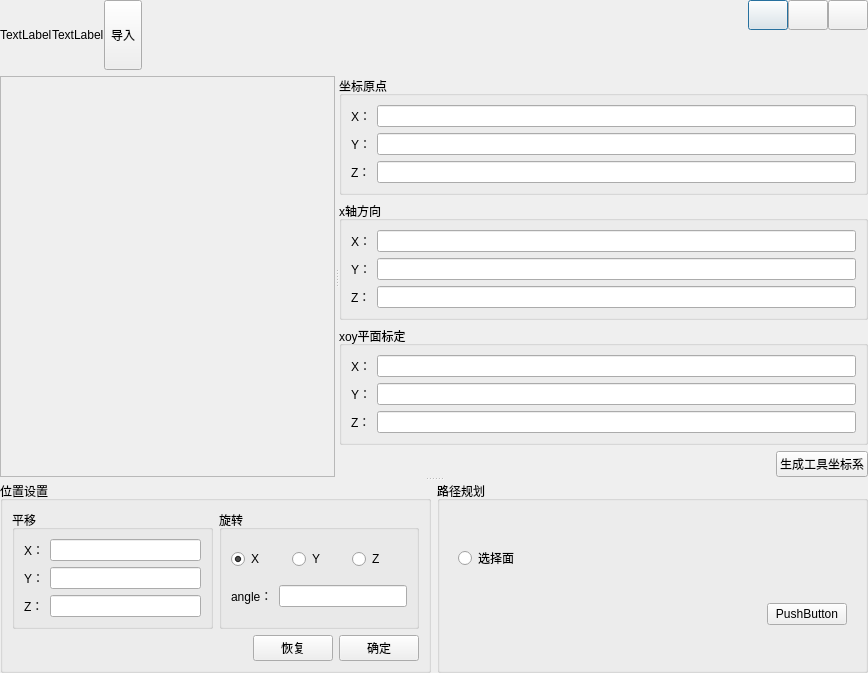
<?xml version="1.0" encoding="UTF-8"?>
<ui version="4.0">
 <class>DetecSting</class>
 <widget class="QDialog" name="DetecSting">
  <property name="geometry">
   <rect>
    <x>0</x>
    <y>0</y>
    <width>868</width>
    <height>673</height>
   </rect>
  </property>
  <property name="windowTitle">
   <string>Dialog</string>
  </property>
  <layout class="QGridLayout" name="gridLayout">
   <property name="leftMargin">
    <number>0</number>
   </property>
   <property name="topMargin">
    <number>0</number>
   </property>
   <property name="rightMargin">
    <number>0</number>
   </property>
   <property name="bottomMargin">
    <number>0</number>
   </property>
   <item row="0" column="0">
    <widget class="QWidget" name="widgetTitle" native="true">
     <property name="enabled">
      <bool>true</bool>
     </property>
     <property name="sizePolicy">
      <sizepolicy hsizetype="Preferred" vsizetype="Fixed">
       <horstretch>0</horstretch>
       <verstretch>0</verstretch>
      </sizepolicy>
     </property>
     <layout class="QHBoxLayout" name="horizontalLayout_20">
      <property name="spacing">
       <number>0</number>
      </property>
      <property name="leftMargin">
       <number>0</number>
      </property>
      <property name="topMargin">
       <number>0</number>
      </property>
      <property name="rightMargin">
       <number>0</number>
      </property>
      <property name="bottomMargin">
       <number>0</number>
      </property>
      <item>
       <widget class="QLabel" name="label_icon">
        <property name="text">
         <string>TextLabel</string>
        </property>
       </widget>
      </item>
      <item>
       <widget class="QLabel" name="label_text">
        <property name="text">
         <string>TextLabel</string>
        </property>
       </widget>
      </item>
      <item>
       <widget class="QWidget" name="widgettop" native="true">
        <property name="sizePolicy">
         <sizepolicy hsizetype="Preferred" vsizetype="Expanding">
          <horstretch>0</horstretch>
          <verstretch>0</verstretch>
         </sizepolicy>
        </property>
        <layout class="QHBoxLayout" name="horizontalLayout_21">
         <property name="spacing">
          <number>0</number>
         </property>
         <property name="leftMargin">
          <number>0</number>
         </property>
         <property name="topMargin">
          <number>0</number>
         </property>
         <property name="rightMargin">
          <number>0</number>
         </property>
         <property name="bottomMargin">
          <number>0</number>
         </property>
         <item>
          <widget class="QToolButton" name="toolButton_loop">
           <property name="sizePolicy">
            <sizepolicy hsizetype="Fixed" vsizetype="Expanding">
             <horstretch>0</horstretch>
             <verstretch>0</verstretch>
            </sizepolicy>
           </property>
           <property name="text">
            <string>导入</string>
           </property>
          </widget>
         </item>
        </layout>
       </widget>
      </item>
      <item>
       <spacer name="horizontalSpacer_4">
        <property name="orientation">
         <enum>Qt::Horizontal</enum>
        </property>
        <property name="sizeHint" stdset="0">
         <size>
          <width>434</width>
          <height>20</height>
         </size>
        </property>
       </spacer>
      </item>
      <item>
       <layout class="QGridLayout" name="gridLayout_2">
        <item row="0" column="0">
         <widget class="QPushButton" name="pushButton_min">
          <property name="minimumSize">
           <size>
            <width>30</width>
            <height>30</height>
           </size>
          </property>
          <property name="text">
           <string/>
          </property>
         </widget>
        </item>
        <item row="0" column="1">
         <widget class="QPushButton" name="pushButton_max">
          <property name="minimumSize">
           <size>
            <width>30</width>
            <height>30</height>
           </size>
          </property>
          <property name="text">
           <string/>
          </property>
         </widget>
        </item>
        <item row="0" column="2">
         <widget class="QPushButton" name="pushButton_close">
          <property name="minimumSize">
           <size>
            <width>30</width>
            <height>30</height>
           </size>
          </property>
          <property name="text">
           <string/>
          </property>
         </widget>
        </item>
        <item row="1" column="1">
         <spacer name="verticalSpacer">
          <property name="orientation">
           <enum>Qt::Vertical</enum>
          </property>
          <property name="sizeHint" stdset="0">
           <size>
            <width>20</width>
            <height>40</height>
           </size>
          </property>
         </spacer>
        </item>
       </layout>
      </item>
     </layout>
    </widget>
   </item>
   <item row="1" column="0">
    <widget class="QSplitter" name="splitterV">
     <property name="orientation">
      <enum>Qt::Vertical</enum>
     </property>
     <widget class="QSplitter" name="splitterH">
      <property name="orientation">
       <enum>Qt::Horizontal</enum>
      </property>
      <widget class="QFrame" name="frame_3d">
       <property name="frameShape">
        <enum>QFrame::StyledPanel</enum>
       </property>
       <property name="frameShadow">
        <enum>QFrame::Raised</enum>
       </property>
      </widget>
      <widget class="QWidget" name="widget" native="true">
       <layout class="QVBoxLayout" name="verticalLayout_4">
        <item>
         <widget class="QGroupBox" name="groupBox">
          <property name="title">
           <string>坐标原点</string>
          </property>
          <layout class="QVBoxLayout" name="verticalLayout">
           <item>
            <layout class="QHBoxLayout" name="horizontalLayout_2">
             <item>
              <widget class="QLabel" name="label">
               <property name="text">
                <string>X：</string>
               </property>
              </widget>
             </item>
             <item>
              <widget class="QLineEdit" name="lineEdit_tool_org_x"/>
             </item>
            </layout>
           </item>
           <item>
            <layout class="QHBoxLayout" name="horizontalLayout_3">
             <item>
              <widget class="QLabel" name="label_2">
               <property name="text">
                <string>Y：</string>
               </property>
              </widget>
             </item>
             <item>
              <widget class="QLineEdit" name="lineEdit_tool_org_y"/>
             </item>
            </layout>
           </item>
           <item>
            <layout class="QHBoxLayout" name="horizontalLayout_4">
             <item>
              <widget class="QLabel" name="label_3">
               <property name="text">
                <string>Z：</string>
               </property>
              </widget>
             </item>
             <item>
              <widget class="QLineEdit" name="lineEdit_tool_org_z"/>
             </item>
            </layout>
           </item>
          </layout>
         </widget>
        </item>
        <item>
         <widget class="QGroupBox" name="groupBox_xdir">
          <property name="title">
           <string>x轴方向</string>
          </property>
          <layout class="QVBoxLayout" name="verticalLayout_2">
           <item>
            <layout class="QHBoxLayout" name="horizontalLayout_5">
             <item>
              <widget class="QLabel" name="label_4">
               <property name="text">
                <string>X：</string>
               </property>
              </widget>
             </item>
             <item>
              <widget class="QLineEdit" name="lineEdit_tool_xdir_x"/>
             </item>
            </layout>
           </item>
           <item>
            <layout class="QHBoxLayout" name="horizontalLayout_6">
             <item>
              <widget class="QLabel" name="label_5">
               <property name="text">
                <string>Y：</string>
               </property>
              </widget>
             </item>
             <item>
              <widget class="QLineEdit" name="lineEdit_tool_xdir_y"/>
             </item>
            </layout>
           </item>
           <item>
            <layout class="QHBoxLayout" name="horizontalLayout_7">
             <item>
              <widget class="QLabel" name="label_6">
               <property name="text">
                <string>Z：</string>
               </property>
              </widget>
             </item>
             <item>
              <widget class="QLineEdit" name="lineEdit_tool_xdir_z"/>
             </item>
            </layout>
           </item>
          </layout>
         </widget>
        </item>
        <item>
         <widget class="QGroupBox" name="groupBox_xoy">
          <property name="title">
           <string>xoy平面标定</string>
          </property>
          <layout class="QVBoxLayout" name="verticalLayout_3">
           <item>
            <layout class="QHBoxLayout" name="horizontalLayout_8">
             <item>
              <widget class="QLabel" name="label_7">
               <property name="text">
                <string>X：</string>
               </property>
              </widget>
             </item>
             <item>
              <widget class="QLineEdit" name="lineEdit_tool_xoy_x"/>
             </item>
            </layout>
           </item>
           <item>
            <layout class="QHBoxLayout" name="horizontalLayout_9">
             <item>
              <widget class="QLabel" name="label_8">
               <property name="text">
                <string>Y：</string>
               </property>
              </widget>
             </item>
             <item>
              <widget class="QLineEdit" name="lineEdit_tool_xoy_y"/>
             </item>
            </layout>
           </item>
           <item>
            <layout class="QHBoxLayout" name="horizontalLayout_10">
             <item>
              <widget class="QLabel" name="label_9">
               <property name="text">
                <string>Z：</string>
               </property>
              </widget>
             </item>
             <item>
              <widget class="QLineEdit" name="lineEdit_tool_xoy_z"/>
             </item>
            </layout>
           </item>
          </layout>
         </widget>
        </item>
        <item>
         <layout class="QHBoxLayout" name="horizontalLayout">
          <item>
           <spacer name="horizontalSpacer">
            <property name="orientation">
             <enum>Qt::Horizontal</enum>
            </property>
            <property name="sizeHint" stdset="0">
             <size>
              <width>40</width>
              <height>20</height>
             </size>
            </property>
           </spacer>
          </item>
          <item>
           <widget class="QPushButton" name="pushButton_tool_axis">
            <property name="text">
             <string>生成工具坐标系</string>
            </property>
           </widget>
          </item>
         </layout>
        </item>
       </layout>
      </widget>
     </widget>
     <widget class="QWidget" name="widget_setting" native="true">
      <layout class="QHBoxLayout" name="horizontalLayout_19">
       <item>
        <widget class="QGroupBox" name="groupBox_5">
         <property name="title">
          <string>位置设置</string>
         </property>
         <layout class="QVBoxLayout" name="verticalLayout_9">
          <item>
           <layout class="QHBoxLayout" name="horizontalLayout_13">
            <item>
             <widget class="QGroupBox" name="groupBox_6">
              <property name="title">
               <string>平移</string>
              </property>
              <layout class="QVBoxLayout" name="verticalLayout_6">
               <item>
                <layout class="QHBoxLayout" name="horizontalLayout_14">
                 <item>
                  <widget class="QLabel" name="label_11">
                   <property name="text">
                    <string>X：</string>
                   </property>
                  </widget>
                 </item>
                 <item>
                  <widget class="QLineEdit" name="lineEdit_tool_trans_x"/>
                 </item>
                </layout>
               </item>
               <item>
                <layout class="QHBoxLayout" name="horizontalLayout_16">
                 <item>
                  <widget class="QLabel" name="label_13">
                   <property name="text">
                    <string>Y：</string>
                   </property>
                  </widget>
                 </item>
                 <item>
                  <widget class="QLineEdit" name="lineEdit_tool_trans_y"/>
                 </item>
                </layout>
               </item>
               <item>
                <layout class="QHBoxLayout" name="horizontalLayout_15">
                 <item>
                  <widget class="QLabel" name="label_12">
                   <property name="text">
                    <string>Z：</string>
                   </property>
                  </widget>
                 </item>
                 <item>
                  <widget class="QLineEdit" name="lineEdit_tool_trans_z"/>
                 </item>
                </layout>
               </item>
              </layout>
             </widget>
            </item>
            <item>
             <widget class="QGroupBox" name="groupBox_7">
              <property name="title">
               <string>旋转</string>
              </property>
              <layout class="QVBoxLayout" name="verticalLayout_5">
               <item>
                <layout class="QHBoxLayout" name="horizontalLayout_11">
                 <item>
                  <widget class="QRadioButton" name="radioButton_x">
                   <property name="text">
                    <string>X</string>
                   </property>
                   <property name="checked">
                    <bool>true</bool>
                   </property>
                  </widget>
                 </item>
                 <item>
                  <widget class="QRadioButton" name="radioButton_y">
                   <property name="text">
                    <string>Y</string>
                   </property>
                  </widget>
                 </item>
                 <item>
                  <widget class="QRadioButton" name="radioButton_z">
                   <property name="text">
                    <string>Z</string>
                   </property>
                  </widget>
                 </item>
                </layout>
               </item>
               <item>
                <layout class="QHBoxLayout" name="horizontalLayout_12">
                 <item>
                  <widget class="QLabel" name="label_10">
                   <property name="text">
                    <string>angle：</string>
                   </property>
                  </widget>
                 </item>
                 <item>
                  <widget class="QLineEdit" name="lineEdit__tool_rot_x"/>
                 </item>
                </layout>
               </item>
              </layout>
             </widget>
            </item>
           </layout>
          </item>
          <item>
           <layout class="QHBoxLayout" name="horizontalLayout_17">
            <item>
             <spacer name="horizontalSpacer_3">
              <property name="orientation">
               <enum>Qt::Horizontal</enum>
              </property>
              <property name="sizeHint" stdset="0">
               <size>
                <width>40</width>
                <height>20</height>
               </size>
              </property>
             </spacer>
            </item>
            <item>
             <widget class="QPushButton" name="pushButton_tool_rot">
              <property name="text">
               <string>恢复</string>
              </property>
             </widget>
            </item>
            <item>
             <widget class="QPushButton" name="pushButton_tool_trans">
              <property name="text">
               <string>确定</string>
              </property>
             </widget>
            </item>
           </layout>
          </item>
         </layout>
        </widget>
       </item>
       <item>
        <widget class="QGroupBox" name="groupBox_4">
         <property name="title">
          <string>路径规划</string>
         </property>
         <layout class="QVBoxLayout" name="verticalLayout_7">
          <item>
           <widget class="QStackedWidget" name="stackedWidget_path">
            <property name="currentIndex">
             <number>8</number>
            </property>
            <widget class="QWidget" name="page_box">
             <layout class="QVBoxLayout" name="verticalLayout_10">
              <item>
               <layout class="QGridLayout" name="gridLayout_3">
                <item row="0" column="0">
                 <widget class="QRadioButton" name="radioButton_up_edge">
                  <property name="text">
                   <string>上边缘</string>
                  </property>
                 </widget>
                </item>
                <item row="0" column="1">
                 <widget class="QRadioButton" name="radioButton_down_edge">
                  <property name="text">
                   <string>下边缘</string>
                  </property>
                 </widget>
                </item>
                <item row="0" column="2">
                 <widget class="QRadioButton" name="radioButton_up_surface">
                  <property name="text">
                   <string>上表面</string>
                  </property>
                 </widget>
                </item>
                <item row="1" column="0">
                 <widget class="QRadioButton" name="radioButton_right_surface">
                  <property name="text">
                   <string>右侧面</string>
                  </property>
                 </widget>
                </item>
                <item row="1" column="1">
                 <widget class="QRadioButton" name="radioButton_left_surface">
                  <property name="text">
                   <string>左侧面</string>
                  </property>
                 </widget>
                </item>
                <item row="0" column="3">
                 <widget class="QRadioButton" name="radioButton_front_surface">
                  <property name="text">
                   <string>前侧面</string>
                  </property>
                 </widget>
                </item>
                <item row="1" column="2">
                 <widget class="QRadioButton" name="radioButton_back_surface">
                  <property name="text">
                   <string>后侧面</string>
                  </property>
                 </widget>
                </item>
               </layout>
              </item>
              <item>
               <layout class="QHBoxLayout" name="horizontalLayout_23">
                <item>
                 <spacer name="horizontalSpacer_5">
                  <property name="orientation">
                   <enum>Qt::Horizontal</enum>
                  </property>
                  <property name="sizeHint" stdset="0">
                   <size>
                    <width>40</width>
                    <height>20</height>
                   </size>
                  </property>
                 </spacer>
                </item>
                <item>
                 <widget class="QPushButton" name="pushButton_tool_plan">
                  <property name="text">
                   <string>确定</string>
                  </property>
                 </widget>
                </item>
               </layout>
              </item>
             </layout>
            </widget>
            <widget class="QWidget" name="page_wedge">
             <layout class="QVBoxLayout" name="verticalLayout_8">
              <item>
               <layout class="QHBoxLayout" name="horizontalLayout_18">
                <item>
                 <widget class="QRadioButton" name="radioButton_wedg_edge">
                  <property name="text">
                   <string>上边缘</string>
                  </property>
                 </widget>
                </item>
                <item>
                 <widget class="QRadioButton" name="radioButton_wedge_upface">
                  <property name="text">
                   <string>上表面</string>
                  </property>
                 </widget>
                </item>
               </layout>
              </item>
              <item>
               <layout class="QHBoxLayout" name="horizontalLayout_22">
                <item>
                 <spacer name="horizontalSpacer_2">
                  <property name="orientation">
                   <enum>Qt::Horizontal</enum>
                  </property>
                  <property name="sizeHint" stdset="0">
                   <size>
                    <width>40</width>
                    <height>20</height>
                   </size>
                  </property>
                 </spacer>
                </item>
                <item>
                 <widget class="QPushButton" name="pushButton_wedge_ok">
                  <property name="text">
                   <string>确定</string>
                  </property>
                 </widget>
                </item>
               </layout>
              </item>
             </layout>
            </widget>
            <widget class="QWidget" name="page_fancylinder">
             <layout class="QVBoxLayout" name="verticalLayout_12">
              <item>
               <layout class="QGridLayout" name="gridLayout_4">
                <item row="0" column="0">
                 <widget class="QRadioButton" name="radioButton_fancylinder_upedge">
                  <property name="text">
                   <string>上边缘</string>
                  </property>
                 </widget>
                </item>
                <item row="0" column="1">
                 <widget class="QRadioButton" name="radioButton_fancylinder_upface">
                  <property name="text">
                   <string>上表面</string>
                  </property>
                 </widget>
                </item>
                <item row="0" column="2">
                 <widget class="QRadioButton" name="radioButton_fancylinder_arcface">
                  <property name="text">
                   <string>弧面</string>
                  </property>
                 </widget>
                </item>
                <item row="1" column="0">
                 <widget class="QRadioButton" name="radioButton_fancylinder_backface">
                  <property name="text">
                   <string>后侧面</string>
                  </property>
                 </widget>
                </item>
                <item row="1" column="1">
                 <widget class="QRadioButton" name="radioButton_fancylinder_fontface">
                  <property name="text">
                   <string>前侧面</string>
                  </property>
                 </widget>
                </item>
               </layout>
              </item>
              <item>
               <layout class="QHBoxLayout" name="horizontalLayout_26">
                <item>
                 <spacer name="horizontalSpacer_7">
                  <property name="orientation">
                   <enum>Qt::Horizontal</enum>
                  </property>
                  <property name="sizeHint" stdset="0">
                   <size>
                    <width>40</width>
                    <height>20</height>
                   </size>
                  </property>
                 </spacer>
                </item>
                <item>
                 <widget class="QPushButton" name="pushButton_fancylinder_ok">
                  <property name="text">
                   <string>PushButton</string>
                  </property>
                 </widget>
                </item>
               </layout>
              </item>
             </layout>
            </widget>
            <widget class="QWidget" name="page_fanpipe">
             <layout class="QVBoxLayout" name="verticalLayout_14">
              <item>
               <layout class="QGridLayout" name="gridLayout_6">
                <item row="0" column="0">
                 <widget class="QRadioButton" name="radioButton_fanpipe_edge">
                  <property name="text">
                   <string>上边缘</string>
                  </property>
                 </widget>
                </item>
                <item row="0" column="1">
                 <widget class="QRadioButton" name="radioButton_fanpipe_upface">
                  <property name="text">
                   <string>上表面</string>
                  </property>
                 </widget>
                </item>
                <item row="0" column="2">
                 <widget class="QRadioButton" name="radioButton_fanpipe_outface">
                  <property name="text">
                   <string>外弧面</string>
                  </property>
                 </widget>
                </item>
                <item row="1" column="0">
                 <widget class="QRadioButton" name="radioButton_fanpipe_inface">
                  <property name="text">
                   <string>内弧面</string>
                  </property>
                 </widget>
                </item>
                <item row="1" column="1">
                 <widget class="QRadioButton" name="radioButton_fanpipe_fontface">
                  <property name="text">
                   <string>前侧面</string>
                  </property>
                 </widget>
                </item>
                <item row="1" column="2">
                 <widget class="QRadioButton" name="radioButton_fanpipe_baceface">
                  <property name="text">
                   <string>后侧面</string>
                  </property>
                 </widget>
                </item>
               </layout>
              </item>
              <item>
               <layout class="QHBoxLayout" name="horizontalLayout_28">
                <item>
                 <spacer name="horizontalSpacer_9">
                  <property name="orientation">
                   <enum>Qt::Horizontal</enum>
                  </property>
                  <property name="sizeHint" stdset="0">
                   <size>
                    <width>40</width>
                    <height>20</height>
                   </size>
                  </property>
                 </spacer>
                </item>
                <item>
                 <widget class="QPushButton" name="pushButton_fanpipe_ok">
                  <property name="text">
                   <string>确定</string>
                  </property>
                 </widget>
                </item>
               </layout>
              </item>
             </layout>
            </widget>
            <widget class="QWidget" name="page_sweep">
             <layout class="QVBoxLayout" name="verticalLayout_15">
              <item>
               <layout class="QHBoxLayout" name="horizontalLayout_30">
                <item>
                 <widget class="QRadioButton" name="radioButton_sweep_edge">
                  <property name="text">
                   <string>边缘</string>
                  </property>
                 </widget>
                </item>
                <item>
                 <widget class="QRadioButton" name="radioButton_sweep_face">
                  <property name="text">
                   <string>表面</string>
                  </property>
                 </widget>
                </item>
               </layout>
              </item>
              <item>
               <layout class="QHBoxLayout" name="horizontalLayout_29">
                <item>
                 <spacer name="horizontalSpacer_10">
                  <property name="orientation">
                   <enum>Qt::Horizontal</enum>
                  </property>
                  <property name="sizeHint" stdset="0">
                   <size>
                    <width>40</width>
                    <height>20</height>
                   </size>
                  </property>
                 </spacer>
                </item>
                <item>
                 <widget class="QPushButton" name="pushButton_sweep_ok">
                  <property name="text">
                   <string>确定</string>
                  </property>
                 </widget>
                </item>
               </layout>
              </item>
             </layout>
            </widget>
            <widget class="QWidget" name="page_line">
             <layout class="QVBoxLayout" name="verticalLayout_17">
              <item>
               <layout class="QVBoxLayout" name="verticalLayout_16">
                <item>
                 <widget class="QRadioButton" name="radioButton_line_norm">
                  <property name="text">
                   <string>法向量</string>
                  </property>
                 </widget>
                </item>
                <item>
                 <layout class="QHBoxLayout" name="horizontalLayout_32">
                  <item>
                   <widget class="QRadioButton" name="radioButton_line_planepoint">
                    <property name="text">
                     <string>所在平面一点</string>
                    </property>
                   </widget>
                  </item>
                  <item>
                   <widget class="QLineEdit" name="lineEdit_line_planepoint"/>
                  </item>
                 </layout>
                </item>
               </layout>
              </item>
              <item>
               <layout class="QHBoxLayout" name="horizontalLayout_31">
                <item>
                 <spacer name="horizontalSpacer_11">
                  <property name="orientation">
                   <enum>Qt::Horizontal</enum>
                  </property>
                  <property name="sizeHint" stdset="0">
                   <size>
                    <width>40</width>
                    <height>20</height>
                   </size>
                  </property>
                 </spacer>
                </item>
                <item>
                 <widget class="QPushButton" name="pushButton_line_ok">
                  <property name="text">
                   <string>确定</string>
                  </property>
                 </widget>
                </item>
               </layout>
              </item>
             </layout>
            </widget>
            <widget class="QWidget" name="page">
             <layout class="QVBoxLayout" name="verticalLayout_18">
              <item>
               <layout class="QHBoxLayout" name="horizontalLayout_34">
                <item>
                 <widget class="QRadioButton" name="radioButton_arc_norplane">
                  <property name="text">
                   <string>垂直平面</string>
                  </property>
                 </widget>
                </item>
                <item>
                 <widget class="QRadioButton" name="radioButton_arc_centerout">
                  <property name="text">
                   <string>过圆心向外</string>
                  </property>
                 </widget>
                </item>
                <item>
                 <widget class="QRadioButton" name="radioButton_arc_centerin">
                  <property name="text">
                   <string>过圆心向内</string>
                  </property>
                 </widget>
                </item>
               </layout>
              </item>
              <item>
               <layout class="QHBoxLayout" name="horizontalLayout_33">
                <item>
                 <spacer name="horizontalSpacer_12">
                  <property name="orientation">
                   <enum>Qt::Horizontal</enum>
                  </property>
                  <property name="sizeHint" stdset="0">
                   <size>
                    <width>40</width>
                    <height>20</height>
                   </size>
                  </property>
                 </spacer>
                </item>
                <item>
                 <widget class="QPushButton" name="pushButton_arc_ok">
                  <property name="text">
                   <string>确定</string>
                  </property>
                 </widget>
                </item>
               </layout>
              </item>
             </layout>
            </widget>
            <widget class="QWidget" name="page_2">
             <layout class="QVBoxLayout" name="verticalLayout_11">
              <item>
               <layout class="QHBoxLayout" name="horizontalLayout_24">
                <item>
                 <widget class="QRadioButton" name="radioButton_input_cheoice">
                  <property name="text">
                   <string>上表面</string>
                  </property>
                 </widget>
                </item>
                <item>
                 <spacer name="horizontalSpacer_6">
                  <property name="orientation">
                   <enum>Qt::Horizontal</enum>
                  </property>
                  <property name="sizeHint" stdset="0">
                   <size>
                    <width>40</width>
                    <height>20</height>
                   </size>
                  </property>
                 </spacer>
                </item>
               </layout>
              </item>
              <item>
               <layout class="QHBoxLayout" name="horizontalLayout_25">
                <item>
                 <spacer name="horizontalSpacer_8">
                  <property name="orientation">
                   <enum>Qt::Horizontal</enum>
                  </property>
                  <property name="sizeHint" stdset="0">
                   <size>
                    <width>40</width>
                    <height>20</height>
                   </size>
                  </property>
                 </spacer>
                </item>
                <item>
                 <widget class="QPushButton" name="pushButton_input_ok">
                  <property name="text">
                   <string>PushButton</string>
                  </property>
                 </widget>
                </item>
               </layout>
              </item>
             </layout>
            </widget>
            <widget class="QWidget" name="page_3">
             <layout class="QGridLayout" name="gridLayout_5">
              <item row="0" column="0">
               <widget class="QRadioButton" name="radioButton_custom_choise">
                <property name="text">
                 <string>选择面</string>
                </property>
               </widget>
              </item>
              <item row="0" column="1">
               <spacer name="horizontalSpacer_14">
                <property name="orientation">
                 <enum>Qt::Horizontal</enum>
                </property>
                <property name="sizeHint" stdset="0">
                 <size>
                  <width>113</width>
                  <height>20</height>
                 </size>
                </property>
               </spacer>
              </item>
              <item row="1" column="2">
               <spacer name="horizontalSpacer_13">
                <property name="orientation">
                 <enum>Qt::Horizontal</enum>
                </property>
                <property name="sizeHint" stdset="0">
                 <size>
                  <width>113</width>
                  <height>20</height>
                 </size>
                </property>
               </spacer>
              </item>
              <item row="1" column="3">
               <widget class="QPushButton" name="pushButton">
                <property name="text">
                 <string>PushButton</string>
                </property>
               </widget>
              </item>
             </layout>
            </widget>
           </widget>
          </item>
         </layout>
        </widget>
       </item>
      </layout>
     </widget>
    </widget>
   </item>
  </layout>
 </widget>
 <resources/>
 <connections/>
</ui>
